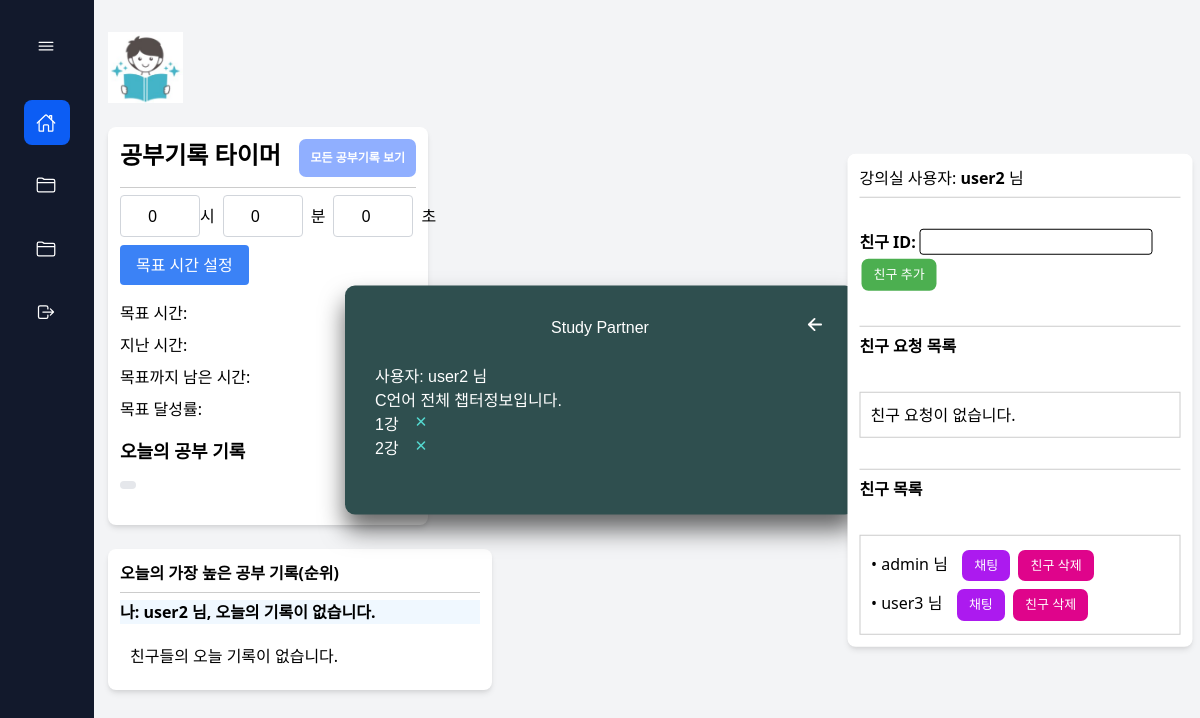
The page /user/lecture_detail/C언어/ (signed in) on the database its author committed.
### user/models.py (models this page shows, shortened)
class Lecture(models.Model):
    title = models.CharField(max_length=100)

class LectureChapter(models.Model):
    user = models.ForeignKey(User, on_delete=models.CASCADE, null=True)  # 사용자와의 외부 키 연결
    lecture = models.ForeignKey(Lecture, related_name='chapters', on_delete=models.CASCADE)
    chapter_name = models.CharField(max_length=100, null=True)  # 텍스트 형식의 챕터 이름 필드
    class Meta:
        verbose_name_plural = 'Lecture Chapters'

class Friendship(models.Model):
    user = models.ForeignKey(User, related_name='friendships', on_delete=models.CASCADE)
    friend = models.ForeignKey(User, related_name='friends', on_delete=models.CASCADE)
    created_at = models.DateTimeField(auto_now_add=True)
    class Meta:
        constraints = [
            models.UniqueConstraint(fields=['user', 'friend'], name='unique_friendship')
        ]

### user/views.py (the view)
# urls.py: path('lecture_detail/<str:lecture_name>/', views.lecture_detail_view, name='lecture_detail'),  # lecture_detail_view
def lecture_detail_view(request, lecture_name):
    lecture_chapters = LectureChapter.objects.filter(lecture__title=lecture_name)
    if not lecture_chapters.exists():
        raise Http404("해당 강의에 대한 챕터를 찾을 수 없습니다.")
    user = request.user
    lecture_chapters_user = LectureChapter.objects.filter(user=user).select_related('lecture').order_by('lecture__title')
    lectures = []
    for chapter in lecture_chapters_user:
        lecture_title = chapter.lecture.title
        chapter_name = chapter.chapter_name
        lecture_url = reverse('user:lecture_detail', kwargs={'lecture_name': lecture_title})
        chapter_url = reverse('upload:chapter_detail', kwargs={'lecture_name': lecture_title, 'chapter_name': chapter_name})
        if not any(lecture['lecture'] == lecture_title for lecture in lectures):
            lectures.append({'lecture': lecture_title, 'chapters': []})
        lectures[-1]['chapters'].append({'chapter_name': chapter_name, 'chapter_url': chapter_url, 'lecture_url': lecture_url})
    friend_requests = FriendRequest.objects.filter(to_user=request.user)
    user = request.user
    friends = Friendship.objects.filter(user=user).select_related('friend')
    user_timezone = pytz.timezone('Asia/Seoul')  # 사용자의 시간대로 설정
    today = timezone.now().astimezone(user_timezone).date()
    start_of_day = timezone.make_aware(datetime.combine(today, datetime.min.time()))
    end_of_day = start_of_day + timedelta(days=1)
    sessions = Study_TimerSession.objects.filter(user=request.user).order_by('-date')
    for session in sessions:
        session.records = convert_to_timedelta(session.records)
    today_sessions = sessions.filter(date__date=today)
    today_record_value = None
    today_record = None  # today_record 변수를 미리 정의
    if today_sessions:
        today_record = max(today_sessions, key=lambda session: session.records)
        today_record_value = convert_to_timedelta(today_record.records)  # timedelta로 변환
    friends_records = []
    for friendship in friends:
        friend = friendship.friend
        friend_today_sessions = Study_TimerSession.objects.filter(user=friend, date__range=(start_of_day, end_of_day))
        if friend_today_sessions:
            best_record = max(friend_today_sessions, key=lambda session: session.records)
            friends_records.append((friend.username, convert_to_timedelta(best_record.records)))
    if today_record_value:
        friends_records.append((user.username, today_record_value))
    friends_records.sort(key=lambda x: x[1], reverse=True)
    context = {
        'lecture_name': lecture_name,
        'lecture_chapters': lecture_chapters,
        'lectures': lectures,
        'request_user': user,
        'friend_requests': friend_requests,
        'friends_records': friends_records,
        'friends': friends,
        'today_record': today_record
        }
    return render(request, "user/lecture_detail.html", context)

### user/views.py (called while the page is built)
def convert_to_timedelta(record):
    hours, minutes, seconds = map(int, record.split(':'))
    return timedelta(hours=hours, minutes=minutes, seconds=seconds)

### user/templates/user/lecture_detail.html (shortened to what this page needs)
{% load static %}
{% block content %}
<!DOCTYPE html>
<html lang="ko">
<head>
</head>
<body>
    {% include "user/lecture_sidebar.html" %}
    <br>
    {% include "user/friend_record.html" %}
    <div class="custom-body">
        <div class="lecture-box">
            <h2>
                <span>Study Partner</span>
                <a href="{% url 'user:lecture' %}">
                    <ion-icon name="arrow-back-outline" class="lecture_urllink2 nav__toggle2 study-partner-backion" id="back-toggle"></ion-icon>
                </a>
            </h2>
            <div class="user-box">
                <p style="color:white">사용자: {{ user.username }} 님</p>
            </div>
            <div class="user-box">
                <p style="color:white">{{ lecture_name }} 전체 챕터정보입니다. </p>
                <ul style="color:white">
                    {% for chapter in lecture_chapters %}
                        <li>
                            {{ chapter.chapter_name }}
                            <span onclick="deleteChapter('{{ chapter.id }}')" class="chapter-delete-btn"><ion-icon name="close"></ion-icon></span>
                        </li>
                    {% endfor %}
                </ul>
            </div><br>
        </div>
    </div>
    <div class="lecture-box2">
        {% include "user/friend.html" %}
    </div>
</body>
</html>
{% endblock %}

### user/templates/user/friend_record.html (shortened to what this page needs)
{% load static %}
{% block content %}
<!DOCTYPE html>
<html lang="ko">
<head>
</head>
<body class="bg-gray-100">
    <div class="max-w-sm bg-white p-3 rounded-lg shadow-md">
        <h3><b>오늘의 가장 높은 공부 기록(순위)</b></h3>
        <hr style="border-top: 0.5px solid #ccc; width: 100%; margin: 7px 0;">
        {% if today_record %}
            <p class="my-record">
                나: <b>{{ request_user.username }}</b> 님, 오늘의 최고 기록: <b>{{ today_record.records }}</b>
            </p>
        {% else %}
            <p class="my-record">
                나: <b>{{ request_user.username }}</b> 님, 오늘의 기록이 없습니다.
            </p>
        {% endif %}
        <div class="record-container">
            {% if friends_records %}
                <ul style="list-style-type: none; padding-left: 0;">
                    {% for friend_username, best_record in friends_records %}
                        <li class="{% if friend_username == request_user.username %}highlight{% endif %}">
                            <span>{{ forloop.counter }}등:</span> <b>{{ friend_username }}</b> 님, 오늘의 최고 기록: <b>{{ best_record }}</b>
                        </li>
                    {% endfor %}
                </ul>
            {% else %}
                <p>친구들의 오늘 기록이 없습니다.</p>
            {% endif %}
        </div>
    </div>
</body>
</html>
{% endblock %}

### user/templates/user/friend.html (shortened to what this page needs)
{% load static %}
{% block content %}
<!DOCTYPE html>
<html lang="ko">
<head>
</head>
<body class="bg-gray-100">
    <div class="max-w-sm bg-white p-3 rounded-lg shadow-md">
    <span>강의실 사용자: <b>{{ request.user.username }}</b> 님</span><br>
    <hr style="border-top: 0.8px solid #ccc; width: 100%; margin: 7px 0;">
    <br>
        <form id="add-friend-form" method="POST" action="{% url 'user:send_friend_request' %}">
            <label for="friend_id"><b>친구 ID:</b></label>
            <input type="text" id="friend_id" name="friend_id" required>
            <button type="button" id="add-friend-btn"
                style="background-color: #4CAF50; border: none; color: white; padding: 6px 12px; text-align: center; text-decoration: none;
                    display: inline-block; font-size: 13px; margin: 4px 2px; cursor: pointer;border-radius: 7px;">친구 추가</button>
        </form>
    <br>
    <hr style="border-top: 0.5px solid #ccc; width: 100%; margin: 7px 0;">
    <h3><b>친구 요청 목록</b></h3><br>
    <div class="friend_request-container">
    {% if friend_requests %}
    {% for friend_request in friend_requests %}
        <p><b>{{ friend_request.from_user.username }}님</b>으로부터 친구 요청이 도착했습니다.</p>
    <div style="display: flex; align-items: center;">
        <form method="POST" action="{% url 'user:accept_friend_request' friend_request.id %}" style="margin-right: 10px;">
            {% csrf_token %}
            <button type="submit"
                    style="background-color: #43afc7; border: none; color: white; padding: 6px 12px; text-align: center; text-decoration: none; font-size: 13px; cursor: pointer; border-radius: 7px;">친구 요청 수락</button>
        </form>
        <form id="reject-form-{{ friend_request.id }}" method="POST" action="{% url 'user:reject_friend_request' friend_request.id %}">
            {% csrf_token %}
            <button type="button" onclick="confirmReject('{{ friend_request.id }}')"
                    style="background-color: #fd7f1e; border: none; color: white; padding: 6px 12px; text-align: center; text-decoration: none;
                          font-size: 13px; cursor: pointer; border-radius: 7px;">친구 요청 거절</button>
        </form>
    </div>
    {% endfor %}
    {% else %}
        <p>친구 요청이 없습니다.</p>
    {% endif %}
    </div>
    <br>
    <hr style="border-top: 0.5px solid #ccc; width: 100%; margin: 7px 0;">
        {% if friends %}
            <h3><b>친구 목록</b></h3><br>
            <div class="friend_list-container">
            <ul>
                {% for friendship in friends %}
                    <li>
                        • {{ friendship.friend.username }} 님
                        <form id="delete-form-{{ friendship.friend.id }}" method="POST" action="{% url 'user:delete_friend' friendship.friend.id %}" style="display:inline;">
                            <a href="{% url 'chatting:private_chat_room' user_id=friendship.friend.id %}"
                               style="background-color: #ac1aef; border: none; color: white; padding: 6px 12px; text-align: center; text-decoration: none;
                                       display: inline-block; font-size: 13px; margin: 4px 2px; cursor: pointer; border-radius: 7px; text-decoration: none;">채팅
                            </a>
                            <button type="button" onclick="confirmDelete('{{ friendship.friend.id }}')"
                                style="background-color: #df048b; border: none; color: white; padding: 6px 12px; text-align: center; text-decoration: none;
                                        display: inline-block; font-size: 13px; margin: 4px 2px; cursor: pointer;border-radius: 7px;">친구 삭제
                            </button>&nbsp;
                        </form>
                    </li>
                {% endfor %}
            </ul>
        {% else %}
        <h3><b>친구 목록</b></h3><br>
            <p>친구가 없습니다.</p>
        {% endif %}
            </div>
    </div>
</body>
</html>
{% endblock %}

### static/css/lecture.css (style rules this page uses)
:root { --nav--width: 93.7px; --first-color: #0c5df4; --bg-color: #12192c; --sub-color: #b6cefc; --white-color: #fff; --body-font: 'Poppins', sans-serif; --normal-font-size: 1rem; --small-font-size: .875rem; --z-fixed: 100; }
body { position: relative; margin: 0; padding: 2rem 0 0 6.75rem; font-family: var(--body-font); font-size: var(--normal-font-size); transition: .5s; }
ul { margin: 0; padding: 0; list-style: none; }
a { text-decoration: none; }
.nav__toggle2 { font-size: 1.25rem; padding: 0; cursor: pointer; margin-left: auto; }
.lecture_urllink2 { color: white; text-decoration: none; }
.study-partner-backion { display: flex; justify-content: space-between; align-items: center; margin-top: -25px; }

### static/css/lecture_form.css (style rules this page uses)
.custom-body { margin: 0; padding: 0; font-family: sans-serif; background: linear-gradient(#141e30, #243b55); }
.lecture-box { position: fixed; top: 50%; left: 50%; width: 510px; padding: 30px; transform: translate(-50%, -50%); background: darkslategray; box-sizing: border-box; box-shadow: 0 15px 25px rgba(0,0,0,.6); border-radius: 10px; }
.lecture-box2 { position: fixed; top: 50%; left: 85%; width: 425px; padding: 2.5rem; transform: translate(-50%, -50%); box-sizing: border-box; border-radius: 10px; z-index: 1000; }
.lecture-box h2 { margin: 0 0 30px; padding: 0; color: #fff; text-align: center; }
.lecture-box .user-box { position: relative; }

### user/templates/user/lecture_detail.html (style rules this page uses)
.chapter-delete-btn { cursor: pointer; margin-left: 10px; color: rgb(85, 217, 208); }

### user/templates/user/friend_record.html (style rules this page uses)
input#friend_id { background-color: white; border: 0.7px solid black; border-radius: 3.5px; }
.my-record { background-color: #f0f8ff; font-weight: bold; }
.record-container { max-height: 70px; overflow-y: auto; padding: 10px; margin-top: 10px; }

### user/templates/user/friend.html (style rules this page uses)
input#friend_id { background-color: white; border: 0.7px solid black; border-radius: 3.5px; }
.friend_request-container { max-height: 70px; overflow-y: auto; border: 1px solid #ccc; padding: 10px; margin-top: 10px; }
.friend_list-container { max-height: 100px; overflow-y: auto; border: 1px solid #ccc; padding: 10px; margin-top: 10px; }

### rows shown on the page
Lecture: title "C언어"
LectureChapter: chapter_name "1강"
LectureChapter: chapter_name "2강"
Friendship: friend.username "admin"
Friendship: friend.username "user3"

### other values the page prints
{{ request_user.username }} "user2"
{{ user.username }} "user2"
{{ request.user.username }} "user2"
